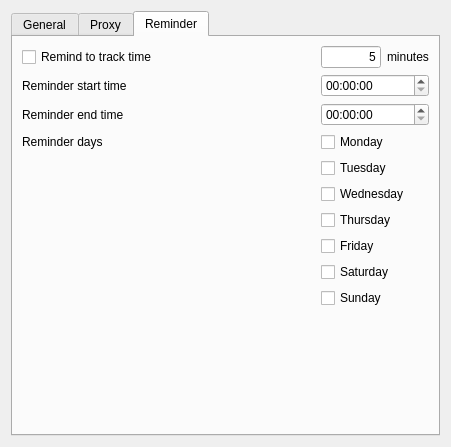
<?xml version="1.0" encoding="UTF-8"?>
<ui version="4.0">
 <class>PreferencesDialog</class>
 <widget class="QDialog" name="PreferencesDialog">
  <property name="geometry">
   <rect>
    <x>0</x>
    <y>0</y>
    <width>451</width>
    <height>447</height>
   </rect>
  </property>
  <property name="windowTitle">
   <string>Preferences</string>
  </property>
  <property name="styleSheet">
   <string notr="true"/>
  </property>
  <layout class="QVBoxLayout" name="verticalLayout_3">
   <item>
    <widget class="QTabWidget" name="tabWidget">
     <property name="currentIndex">
      <number>2</number>
     </property>
     <widget class="QWidget" name="tab_general">
      <attribute name="title">
       <string>General</string>
      </attribute>
      <layout class="QGridLayout" name="gridLayout_4" columnstretch="1,0,0">
       <item row="1" column="0" colspan="3">
        <widget class="QGroupBox" name="groupBox">
         <property name="title">
          <string>Pomodoro</string>
         </property>
         <layout class="QGridLayout" name="gridLayout_3" columnstretch="1,0,0">
          <item row="0" column="0">
           <widget class="QCheckBox" name="pomodoroTimer">
            <property name="text">
             <string>Pomodoro timer</string>
            </property>
           </widget>
          </item>
          <item row="0" column="1">
           <widget class="QLineEdit" name="pomodoroMinutes">
            <property name="maximumSize">
             <size>
              <width>60</width>
              <height>16777215</height>
             </size>
            </property>
            <property name="text">
             <string>25</string>
            </property>
            <property name="maxLength">
             <number>3</number>
            </property>
            <property name="alignment">
             <set>Qt::AlignRight|Qt::AlignTrailing|Qt::AlignVCenter</set>
            </property>
           </widget>
          </item>
          <item row="0" column="2">
           <widget class="QLabel" name="pomodoroMinutesLabel">
            <property name="text">
             <string>minutes</string>
            </property>
           </widget>
          </item>
          <item row="1" column="0">
           <widget class="QCheckBox" name="pomodoroBreakTimer">
            <property name="text">
             <string>Pomodoro break timer</string>
            </property>
           </widget>
          </item>
          <item row="1" column="1">
           <widget class="QLineEdit" name="pomodoroBreakMinutes">
            <property name="maximumSize">
             <size>
              <width>60</width>
              <height>16777215</height>
             </size>
            </property>
            <property name="text">
             <string>25</string>
            </property>
            <property name="maxLength">
             <number>3</number>
            </property>
            <property name="alignment">
             <set>Qt::AlignRight|Qt::AlignTrailing|Qt::AlignVCenter</set>
            </property>
           </widget>
          </item>
          <item row="1" column="2">
           <widget class="QLabel" name="pomodoroBreakMinutesLabel">
            <property name="text">
             <string>minutes</string>
            </property>
           </widget>
          </item>
         </layout>
        </widget>
       </item>
       <item row="2" column="1">
        <widget class="QLineEdit" name="idleMinutes">
         <property name="maximumSize">
          <size>
           <width>60</width>
           <height>16777215</height>
          </size>
         </property>
         <property name="text">
          <string>5</string>
         </property>
         <property name="maxLength">
          <number>3</number>
         </property>
         <property name="alignment">
          <set>Qt::AlignRight|Qt::AlignTrailing|Qt::AlignVCenter</set>
         </property>
        </widget>
       </item>
       <item row="2" column="2">
        <widget class="QLabel" name="idleMinutesLabel">
         <property name="text">
          <string>minutes</string>
         </property>
        </widget>
       </item>
       <item row="2" column="0">
        <widget class="QCheckBox" name="idleDetection">
         <property name="text">
          <string>Idle detection</string>
         </property>
        </widget>
       </item>
       <item row="3" column="0">
        <widget class="QCheckBox" name="recordTimeline">
         <property name="text">
          <string>Record timeline</string>
         </property>
        </widget>
       </item>
       <item row="0" column="0" colspan="3">
        <widget class="QGroupBox" name="shortcutsGroupBox">
         <property name="title">
          <string>Shortcuts</string>
         </property>
         <layout class="QGridLayout" name="gridLayout_2" rowstretch="0,0,0" columnstretch="1,0,0">
          <item row="0" column="0">
           <widget class="QLabel" name="continueStopLabel">
            <property name="text">
             <string>Continue/Stop timer</string>
            </property>
           </widget>
          </item>
          <item row="0" column="1">
           <widget class="QPushButton" name="continueStopButton">
            <property name="font">
             <font/>
            </property>
            <property name="text">
             <string>Record Shortcut</string>
            </property>
           </widget>
          </item>
          <item row="0" column="2">
           <widget class="QPushButton" name="continueStopClear">
            <property name="maximumSize">
             <size>
              <width>25</width>
              <height>25</height>
             </size>
            </property>
            <property name="toolTip">
             <string>Clear shortcut</string>
            </property>
            <property name="text">
             <string>x</string>
            </property>
           </widget>
          </item>
          <item row="1" column="0">
           <widget class="QLabel" name="showHideLabel">
            <property name="text">
             <string>Show/Hide Toggl</string>
            </property>
           </widget>
          </item>
          <item row="1" column="1">
           <widget class="QPushButton" name="showHideButton">
            <property name="font">
             <font/>
            </property>
            <property name="text">
             <string>Record Shortcut</string>
            </property>
           </widget>
          </item>
          <item row="1" column="2">
           <widget class="QPushButton" name="showHideClear">
            <property name="maximumSize">
             <size>
              <width>25</width>
              <height>25</height>
             </size>
            </property>
            <property name="toolTip">
             <string>Clear Shortcut</string>
            </property>
            <property name="text">
             <string>x</string>
            </property>
           </widget>
          </item>
          <item row="2" column="0">
           <widget class="QCheckBox" name="focusAppOnShortcut">
            <property name="text">
             <string>Focus app on shortcut</string>
            </property>
           </widget>
          </item>
         </layout>
        </widget>
       </item>
       <item row="5" column="1">
        <spacer name="verticalSpacer_3">
         <property name="orientation">
          <enum>Qt::Vertical</enum>
         </property>
         <property name="sizeHint" stdset="0">
          <size>
           <width>20</width>
           <height>40</height>
          </size>
         </property>
        </spacer>
       </item>
       <item row="4" column="0" colspan="2">
        <widget class="QCheckBox" name="stopEntry">
         <property name="text">
          <string>Stop running entry on computer sleep/shutdown</string>
         </property>
        </widget>
       </item>
      </layout>
     </widget>
     <widget class="QWidget" name="tab_proxy">
      <attribute name="title">
       <string>Proxy</string>
      </attribute>
      <layout class="QVBoxLayout" name="verticalLayout_2">
       <item>
        <widget class="QCheckBox" name="useSystemProxySettings">
         <property name="text">
          <string>Use system proxy settings</string>
         </property>
        </widget>
       </item>
       <item>
        <widget class="QGroupBox" name="useProxy">
         <property name="title">
          <string>Use prox&amp;y to connect to Toggl</string>
         </property>
         <property name="flat">
          <bool>false</bool>
         </property>
         <property name="checkable">
          <bool>true</bool>
         </property>
         <property name="checked">
          <bool>false</bool>
         </property>
         <layout class="QFormLayout" name="formLayout">
          <item row="0" column="0">
           <widget class="QLabel" name="hostLabel">
            <property name="text">
             <string>&amp;Host</string>
            </property>
           </widget>
          </item>
          <item row="0" column="1">
           <widget class="QLineEdit" name="proxyHost"/>
          </item>
          <item row="1" column="0">
           <widget class="QLabel" name="portLabel">
            <property name="text">
             <string>Port</string>
            </property>
           </widget>
          </item>
          <item row="1" column="1">
           <widget class="QLineEdit" name="proxyPort"/>
          </item>
          <item row="2" column="0">
           <widget class="QLabel" name="useranameLabel">
            <property name="text">
             <string>Username</string>
            </property>
           </widget>
          </item>
          <item row="2" column="1">
           <widget class="QLineEdit" name="proxyUsername"/>
          </item>
          <item row="3" column="0">
           <widget class="QLabel" name="password_label">
            <property name="text">
             <string>Password</string>
            </property>
           </widget>
          </item>
          <item row="3" column="1">
           <widget class="QLineEdit" name="proxyPassword">
            <property name="echoMode">
             <enum>QLineEdit::Password</enum>
            </property>
           </widget>
          </item>
         </layout>
        </widget>
       </item>
       <item>
        <spacer name="verticalSpacer">
         <property name="orientation">
          <enum>Qt::Vertical</enum>
         </property>
         <property name="sizeHint" stdset="0">
          <size>
           <width>20</width>
           <height>40</height>
          </size>
         </property>
        </spacer>
       </item>
      </layout>
     </widget>
     <widget class="QWidget" name="tab_reminder">
      <property name="enabled">
       <bool>true</bool>
      </property>
      <attribute name="title">
       <string>Reminder</string>
      </attribute>
      <layout class="QGridLayout" name="gridLayout" columnstretch="3,0,0">
       <item row="3" column="1" colspan="2">
        <widget class="QTimeEdit" name="reminderEndTimeEdit"/>
       </item>
       <item row="1" column="0">
        <widget class="QCheckBox" name="remindToTrackTime">
         <property name="text">
          <string>Remind to track time</string>
         </property>
        </widget>
       </item>
       <item row="10" column="1" colspan="2">
        <widget class="QCheckBox" name="dayCheckbox_7">
         <property name="text">
          <string>Sunday</string>
         </property>
        </widget>
       </item>
       <item row="3" column="0">
        <widget class="QLabel" name="reminderEndTimeLabel">
         <property name="text">
          <string>Reminder end time</string>
         </property>
        </widget>
       </item>
       <item row="7" column="1" colspan="2">
        <widget class="QCheckBox" name="dayCheckbox_4">
         <property name="text">
          <string>Thursday</string>
         </property>
        </widget>
       </item>
       <item row="2" column="0">
        <widget class="QLabel" name="reminderStartTimeLabel">
         <property name="text">
          <string>Reminder start time</string>
         </property>
        </widget>
       </item>
       <item row="6" column="1" colspan="2">
        <widget class="QCheckBox" name="dayCheckbox_3">
         <property name="text">
          <string>Wednesday</string>
         </property>
        </widget>
       </item>
       <item row="4" column="0">
        <widget class="QLabel" name="reminderDaysLabel">
         <property name="text">
          <string>Reminder days</string>
         </property>
        </widget>
       </item>
       <item row="8" column="1" colspan="2">
        <widget class="QCheckBox" name="dayCheckbox_5">
         <property name="text">
          <string>Friday</string>
         </property>
        </widget>
       </item>
       <item row="9" column="1" colspan="2">
        <widget class="QCheckBox" name="dayCheckbox_6">
         <property name="text">
          <string>Saturday</string>
         </property>
        </widget>
       </item>
       <item row="4" column="1" colspan="2">
        <widget class="QCheckBox" name="dayCheckbox_1">
         <property name="text">
          <string>Monday</string>
         </property>
        </widget>
       </item>
       <item row="11" column="0" colspan="3">
        <spacer name="verticalSpacer_2">
         <property name="orientation">
          <enum>Qt::Vertical</enum>
         </property>
         <property name="sizeHint" stdset="0">
          <size>
           <width>20</width>
           <height>40</height>
          </size>
         </property>
        </spacer>
       </item>
       <item row="1" column="1">
        <widget class="QLineEdit" name="reminderMinutes">
         <property name="maximumSize">
          <size>
           <width>60</width>
           <height>16777215</height>
          </size>
         </property>
         <property name="text">
          <string>5</string>
         </property>
         <property name="maxLength">
          <number>3</number>
         </property>
         <property name="alignment">
          <set>Qt::AlignRight|Qt::AlignTrailing|Qt::AlignVCenter</set>
         </property>
        </widget>
       </item>
       <item row="5" column="1" colspan="2">
        <widget class="QCheckBox" name="dayCheckbox_2">
         <property name="text">
          <string>Tuesday</string>
         </property>
        </widget>
       </item>
       <item row="2" column="1" colspan="2">
        <widget class="QTimeEdit" name="reminderStartTimeEdit"/>
       </item>
       <item row="1" column="2">
        <widget class="QLabel" name="reminderMinutesLabel">
         <property name="text">
          <string>minutes</string>
         </property>
        </widget>
       </item>
      </layout>
     </widget>
    </widget>
   </item>
  </layout>
 </widget>
 <resources/>
 <connections/>
</ui>
